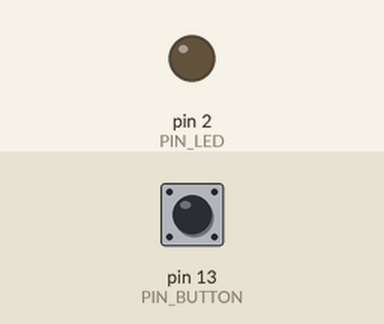
Bench run of a sketch on a simulated Arduino Uno, built with avr-gcc and run on an emulated ATmega328P. Parts: output pins drawn as LEDs (lit = HIGH). The inputs (shaded band) are chosen by the test bench; at power-on: pin 13 (PIN_BUTTON) HIGH.

Above: at 1.2 s.
1.3 s: pin 13 (PIN_BUTTON) pulled LOW for 0.15 s
At 1.7 s:
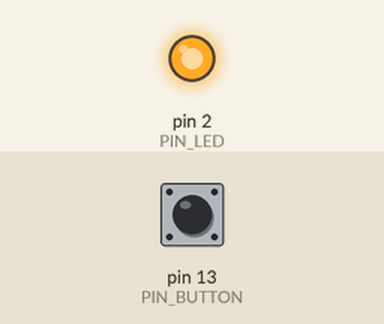
4.4 s: pin 13 (PIN_BUTTON) pulled LOW for 1 s
At 6.8 s:
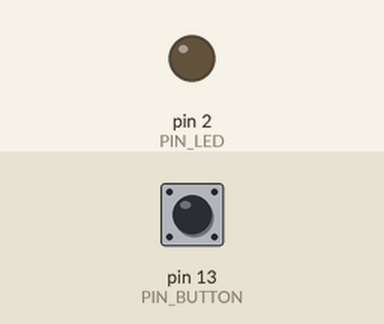
7.9 s: pin 13 (PIN_BUTTON) pulled LOW for 3.2 s
At 9.1 s:
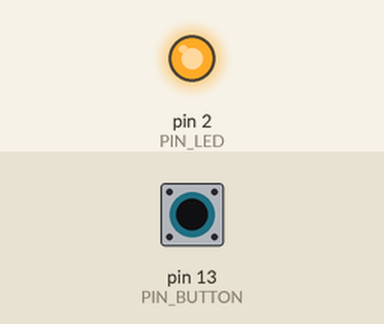
Timing chart, 0 to 13.4 s (numbered marks = the images above; inputs shaded):
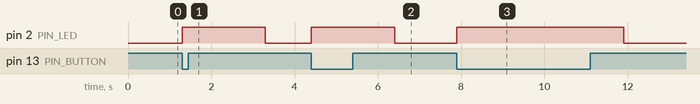

Measured:
- after the input at 1.3 s, pin 2 (PIN_LED): LOW → HIGH at once, → LOW 2.0 s later
- after the input at 4.4 s, pin 2 (PIN_LED): LOW → HIGH at once, → LOW 2.0 s later
- after the input at 7.9 s, pin 2 (PIN_LED): LOW → HIGH at once, → LOW 4.0 s later

The sketch:

sketch_1_blink_led.ino
```cpp
#define PIN_LED 2
#define PIN_BUTTON 13

// the setup function runs once when you press reset or power the board
void setup() {
  // init the pin led as output when using the input
  pinMode(PIN_LED, OUTPUT);

  // init the pint button as input
  pinMode(PIN_BUTTON, INPUT);
}

// the loop function runs over and over again forever
void loop() {
  // when pressing the button
  if (digitalRead(PIN_BUTTON) == LOW) {
    digitalWrite(PIN_LED, HIGH);
    delay(2000);
  } else {
    digitalWrite(PIN_LED, LOW);
  }
}
```
